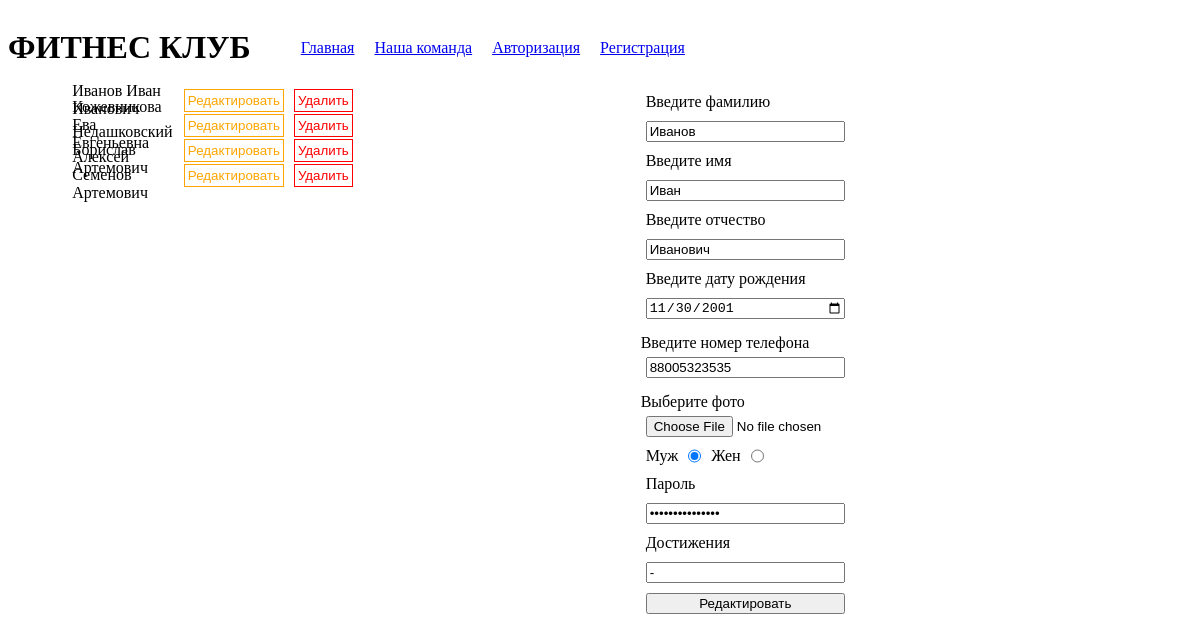
The app's page /editTrener.php with its own data.
### tables this page shows
CREATE TABLE `users` (
  `id_user` int NOT NULL,
  `surname` varchar(50) NOT NULL,
  `name` varchar(50) NOT NULL,
  `patronymic` varchar(50) NOT NULL,
  `phone_number` varchar(12) NOT NULL,
  `password` varchar(150) NOT NULL,
  `date_birthday` date NOT NULL,
  `photo` varchar(200) NOT NULL,
  `gender` varchar(100) NOT NULL,
  `date_create` datetime NOT NULL,
  `achievements` varchar(500) NOT NULL,
  `role` int NOT NULL
);

### editTrener.php (the view, shortened to what this page needs)
<?php
include("header.php");
$con = mysqli_connect("localhost","root", "root", "fitnes");
$sql_query = "select id_user, surname, name, patronymic, photo, achievements, phone_number, date_birthday, password, gender from users where role = 3";
$query_first = "select id_user from users where role = 3 limit 1";
$result_first_id = mysqli_fetch_array(mysqli_query($con, $query_first));
$result = mysqli_query($con, $sql_query);
$trener_id = !empty($_GET["trener"])?$_GET["trener"]:$result_first_id['id_user'];
$trener_info = mysqli_fetch_array(mysqli_query($con, "select * from users where id_user = $trener_id"));
?>
<div class="container">
    <div class="list-trener">
        <?php
            while($trener = mysqli_fetch_array($result)){
                ?>
                <div class="trener-item">
                    <p><?=$trener['surname']." ".$trener['name']." ".$trener['patronymic']?></p>
                    <a href="?trener=<?=$trener['id_user'];?>"><button class = "btn btn-edit">Редактировать</button></a>
                    <a href="/delTrener.php?trener=<?=$trener['id_user'];?>"><button class = "btn btn-delete">Удалить</button></a>
                </div>
                <?php
            }
        ?>
    </div>
    <div class="form-edit">
            <div class="container flex-column-center">
                <form action="editTrenerDB.php" method="POST" enctype = "multipart/form-data">
                <div class="input-group"><label for="surname">Введите фамилию</label><input value ="<?=$trener_info['surname']?>" type="text" required id="surname" name = "surname"></div>
                <div class="input-group"><label for="name">Введите имя</label><input value ="<?=$trener_info['name']?>" type="text" id="name" required name = "name"></div>
                <div class="input-group"><label for="patronymic">Введите отчество</label><input value ="<?=$trener_info['patronymic']?>" type="text" id="patronymic" name = "patronymic"></div>
                <div class="input-group"><label for="date_birthday">Введите дату рождения</label><input value ="<?=$trener_info['date_birthday']?>" type="date" required id="date_birthday" name = "date_birthday"></div>
                <div class="input-group"><label for="phone"></label>Введите номер телефона<input value ="<?=$trener_info['phone_number']?>" type="text" required id="phone_number" name = "phone_number"></div>
                <div class="input-group"><label for="photo"></label>Выберите фото<input value ="<?=$trener_info['photo']?>" type="file" id="photo" name = "photo"></div>
                <div class="input-group i-g-radio">
                    <label for="g-m">Муж</label><input value ="муж" <?=($trener_info["gender"] == "муж")?"checked":"";?> type="radio" id="g-m" name = "gender">
                    <label for="g-w">Жен</label><input value ="жен" <?=($trener_info["gender"] == "жен")?"checked":"";?> type="radio" id="g-w" name = "gender" >
                </div>
                <div class="input-group"><label for="password"> Пароль</label><input value ="<?=$trener_info['password']?>" type="password" id="password" required name = "password"></div>
                <div class="input-group"><label for="achievements">Достижения</label><input value ="<?=$trener_info['achievements']?>" type="text" id="achievements" name = "achievements"></div>
                <div class="input-group"><input type="submit" value ="Редактировать"></div>
                </form>
            </div>
    </div>
</div>

### style.css (style rules this page uses)
.container { width: 90%; margin: 0 auto; display: flex; }
form { width: 30%; }
.input-group { display: flex; flex-direction: column; }
.input-group > * { margin: 5px; }
.i-g-radio { flex-direction: row; }
.flex-column-center { flex-direction: column; align-items: center; }
.trener-item { display: flex; align-items: center; height: 25px; }
.trener-item > * { margin: 5px; }
.btn { background: transparent; padding: 3px; }
.btn-edit { border: 1px solid orange; color: orange; }
.btn-delete { border: 1px solid red; color: red; }
.list-trener { width: 30%; }
.form-edit { width: 80%; }

### records on screen
users: surname "Иванов", name "Иван", patronymic "Иванович", date_birthday "11/30/2001", phone_number "88005323535", gender "☑ Муж", gender "☐ Жен", achievements "-"
users: surname "Кожевникова", name "Ева", patronymic "Евгеньевна"
users: surname "Недашковский", name "Борислав", patronymic "Артемович"
users: surname "Алексей", name "Семенов", patronymic "Артемович"
